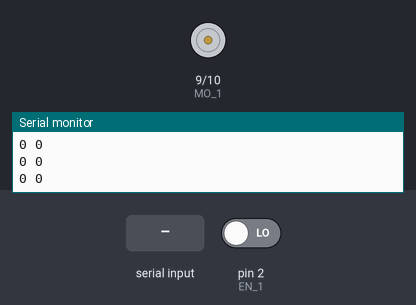
This sketch was run on a simulated Arduino Uno, built with avr-gcc and run on an emulated ATmega328P. Shown: motor-driver pin pairs drawn as motors (green arrow = first pin HIGH = forward, orange = second pin HIGH = backward, longer = more drive, scaled by the enable pin), the last lines printed to the serial monitor. Inputs (shaded band) come from the test bench; at power-on: pin 2 (EN_1) LOW.

Above: at 1.2 s.
1.3 s: "90,45\n" received over Serial
At 2.0 s:
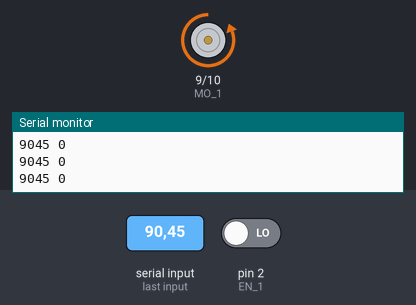
2.8 s: byte 10 ('\n') received over Serial
At 3.6 s:
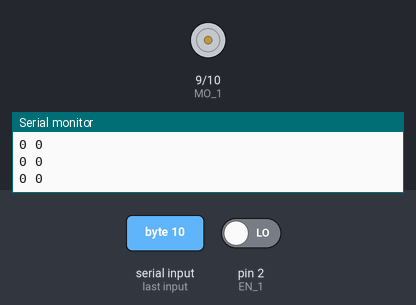
4.3 s: "5\n" received over Serial
5.8 s: byte 10 ('\n') received over Serial
7.3 s: "30,150\n" received over Serial
At 7.8 s:
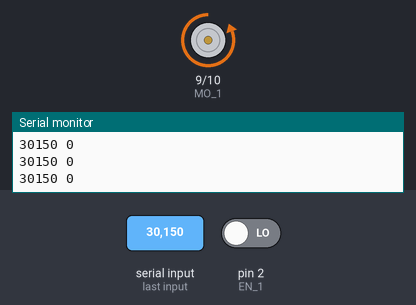
Timing chart, 0 to 9.8 s (numbered marks = the images above; inputs shaded):
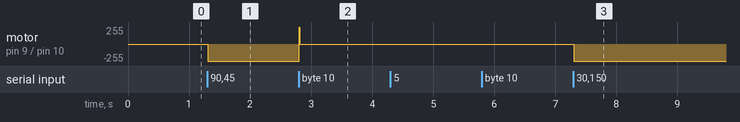

The sketch:

motor_mega.ino
```cpp
#include <PIDController.h>
#define EN_1 2
#define EN_2 3
#define PWM_1 8
#define MO_1 9
#define MO_2 10
volatile long int encoder_pos = 0;
PIDController pos_pid;
int motor_value = 255;
unsigned int integerValue=0;
char incomingByte;

void setup() {
  Serial.begin(9600);
  pinMode(EN_1,INPUT);
  pinMode(EN_2,INPUT);
  pinMode(MO_1,OUTPUT);
  pinMode(MO_2,OUTPUT);
  pinMode(PWM_1,OUTPUT);
  attachInterrupt(digitalPinToInterrupt(EN_1),encoder,RISING);

  pos_pid.begin();
  pos_pid.tune(15,0,2000);
  pos_pid.limit(-255,255);
}

void loop() {
  if(Serial.available() > 0){
    integerValue = 0;
    while(1){
      incomingByte = Serial.read();
      int temp = ((int)incomingByte - 48);
      if(temp<=9 && temp>=0) {
        integerValue *= 10;
        integerValue += temp;
      }
      if(incomingByte == '\n')break;
      if(incomingByte == -1 ) continue;

    }
    pos_pid.setpoint(integerValue);
  }
  motor_value = pos_pid.compute(encoder_pos);
  if(motor_value > 0){
    MotorCounterClockwise(motor_value);
  }else{
    MotorClockwise(abs(motor_value));
  }
  Serial.print(integerValue);
  Serial.print(' ');
  Serial.println(encoder_pos);
  delay(10);
}

void encoder(){
  if(digitalRead(EN_2) == HIGH){
    encoder_pos++;
  }else{
    encoder_pos--;
  }
}
void MotorClockwise(int power){
  if(power>75){
    analogWrite(PWM_1,power);
    digitalWrite(MO_1,HIGH);
    digitalWrite(MO_2,LOW);
  }else{
    analogWrite(PWM_1,0);
    digitalWrite(MO_1, LOW);
    digitalWrite(MO_2, LOW);
  }
}
void MotorCounterClockwise(int power){
  if(power>75){
    analogWrite(PWM_1,power);
    digitalWrite(MO_2,HIGH);
    digitalWrite(MO_1,LOW);
  }else{
    analogWrite(PWM_1,0);
    digitalWrite(MO_1, LOW);
    digitalWrite(MO_2, LOW);
  }
}
```

Measured:
- after the input at 1.3 s, motor on pin 9 (MO_1) / pin 10 (MO_2): stopped → backward 255/255 at once
- after the input at 2.8 s, motor on pin 9 (MO_1) / pin 10 (MO_2): backward 255/255 → stopped at once
- after the input at 7.3 s, motor on pin 9 (MO_1) / pin 10 (MO_2): stopped → backward 255/255 at once
